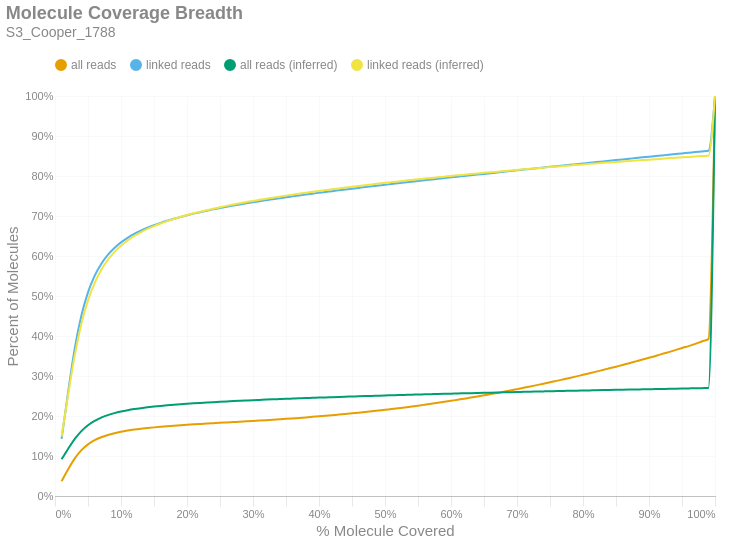

Notebook source saved alongside this figure:
### Markdown cell above
### Molecule Read Coverage
This chart shows molecule coverage breadth as computed by the number of bases aligned to that molecule. In other words, "*how much of each unique long molecule is actually sequenced/aligned?*" Keep in mind there is a distinction between sequences and alignments, since some sequences belonging to a particular molecule may not align well and wouldn't appear in the alignment data. This chart also shows molecule coverage breadth as computed by the *inferred fragment* from which the aligned sequences originate. Unlike read coverage, this calculation takes into account the total insert size, including unsequenced gaps between the forward and reverse reads. Like the previous figures, these are cumulative percents.

### Code cell
if SKIPLR:
    print_html(f"Skipped")
else:
    binned_df = consolidated_hist(valids['coverage_bp'], mask, 0.01, True)
    binned_df_inf = consolidated_hist(valids['coverage_inserts'], mask, 0.01, True)
    binned_df = binned_df.with_columns(pl.lit(binned_df_inf['all reads (cumsum)']).alias('all reads (inferred)'))
    binned_df = binned_df.with_columns(pl.lit(binned_df_inf['linked reads (cumsum)']).alias('linked reads (inferred)'))
    binned_df = binned_df.with_columns(
        (pl.col('bin').cast(pl.Float64) + 0.01).alias('right_edge')
    )

    with SafeRender(binned_df):
        (
            density_plot(binned_df, 'Molecule Coverage Breadth', samplename, 'molcov', ['all reads (inferred)','linked reads (inferred)'])
            .encode(
                #x=alt.X('bin:Q', title="% Molecule Covered").axis(format = '%').scale(padding=0),
                x=alt.X('right_edge:Q', title="% Molecule Covered").axis(format='%').scale(padding=0),
                y=alt.Y('value:Q', title='Percent of Molecules')
                    .axis(format='%')
                    .stack(False)
                    .scale(domainMin=0, padding=0),
                color=alt.Color("key:N").scale(domain = ["all reads", "linked reads", "all reads (inferred)", "linked reads (inferred)"]),
                tooltip = [
                    alt.Tooltip("key:N", title = "Data Type"),
                    alt.Tooltip("range_label:N", title="% Molecule Covered"),
                    alt.Tooltip("value:Q", format = ".2%", title="% Molecules")
                ]
            )
        ).display()

### Figure 1 — Vega-Lite specification as saved in the notebook (floating-point values rounded to 4 significant figures)
{"width": "container", "height": 400, "config": {"title": {"anchor": "start", "dy": -15, "fontSize": 18, "color": "#888888", "subtitleColor": "#888888", "subtitleFontSize": 14}, "arc": {"fill": "#0072B2"}, "axis": {"domainColor": "#888888", "domainWidth": 0.5, "gridWidth": 0.2, "grid": false, "titleFontWeight": 400, "titleFontSize": 15, "labelFontSize": 11, "labelColor": "#888888", "tickColor": "#888888", "tickWidth": 0.2, "titleColor": "#888888"}, "axisBand": {"grid": false}, "axisX": {"grid": true, "tickSize": 10, "domainCap": "round"}, "axisY": {"domain": false, "grid": true, "tickSize": 0, "domainCap": "round"}, "background": "transparent", "header": {"labelFontSize": 15, "labelColor": "#888888", "titleFontSize": 15, "titleFontWeight": 600, "titleColor": "#888888"}, "legend": {"labelFont": "sans-serif", "labelFontSize": 12, "labelColor": "#888888", "symbolSize": 100, "symbolType": "circle", "titleFontSize": 12, "titlePadding": 10, "titleColor": "#888888", "title": null, "orient": "top"}, "range": {"category": ["#E69F00", "#56B4E9", "#009E73", "#F0E442", "#0072B2", "#D55E00", "#CC79A7", "#000000"], "diverging": ["#cfe8f3", "#a2d4ec", "#73bfe2", "#46abdb", "#1696d2", "#12719e"]}, "area": {"fill": "#0072B2", "fillOpacity": 0.7, "line": true, "strokeOpacity": 0.7}, "line": {"color": "#0072B2", "stroke": "#0072B2", "strokeWidth": 2}, "trail": {"color": "#0072B2", "stroke": "#0072B2", "strokeWidth": 0, "size": 1}, "point": {"filled": true, "fillOpacity": 1.0, "size": 95}, "text": {"color": "#888888", "fontSize": 11, "align": "right", "fontWeight": 400, "size": 11}, "bar": {"fill": "#0072B2", "stroke": null}, "view": {"stroke": null, "continuousWidth": 660, "continuousHeight": 400}}, "data": {"name": "data-aa7389e008ef4c29d6e9eaccc91be09f"}, "mark": {"type": "line", "interpolate": "monotone", "point": {"opacity": 0, "size": 275}}, "encoding": {"color": {"field": "key", "scale": {"domain": ["all reads", "linked reads", "all reads (inferred)", "linked reads (inferred)"]}, "type": "nominal"}, "tooltip": [{"field": "key", "title": "Data Type", "type": "nominal"}, {"field": "range_label", "title": "% Molecule Covered", "type": "nominal"}, {"field": "value", "format": ".2%", "title": "% Molecules", "type": "quantitative"}], "x": {"axis": {"format": "%"}, "field": "right_edge", "scale": {"padding": 0}, "title": "% Molecule Covered", "type": "quantitative"}, "y": {"axis": {"format": "%"}, "field": "value", "scale": {"domainMin": 0, "padding": 0}, "stack": false, "title": "Percent of Molecules", "type": "quantitative"}}, "params": [{"name": "param_c36ac31b6afebe62", "select": {"type": "point", "fields": ["key"]}, "bind": "legend"}], "title": {"text": "Molecule Coverage Breadth", "subtitle": "S3_Cooper_1788"}, "transform": [{"fold": ["all reads (cumsum)", "linked reads (cumsum)", "all reads (inferred)", "linked reads (inferred)"]}, {"calculate": "replace(datum.key, ' (cumsum)', '')", "as": "key"}, {"filter": {"param": "param_c36ac31b6afebe62"}}], "usermeta": {"embedOptions": {"downloadFileName": "S3_Cooper_1788.molcov"}}, "$schema": "https://vega.github.io/schema/vega-lite/v6.1.0.json", "datasets": {"data-aa7389e008ef4c29d6e9eaccc91be09f": [{"bin": "0.0", "interval": "0.0-0.01", "all reads": 0.03709, "linked reads": 0.1426, "all reads (cumsum)": 0.03709, "linked reads (cumsum)": 0.1426, "range_label": "0.0-0.01", "all reads (inferred)": 0.0917, "linked reads (inferred)": 0.1487, "right_edge": 0.01}, {"bin": "0.01", "interval": "0.01-0.02", "all reads": 0.02986, "linked reads": 0.1187, "all reads (cumsum)": 0.06695, "linked reads (cumsum)": 0.2613, "range_label": "0.01-0.02", "all reads (inferred)": 0.1182, "linked reads (inferred)": 0.2544, "right_edge": 0.02}, {"bin": "0.02", "interval": "0.02-0.03", "all reads": 0.02713, "linked reads": 0.1082, "all reads (cumsum)": 0.09408, "linked reads (cumsum)": 0.3694, "range_label": "0.02-0.03", "all reads (inferred)": 0.1429, "linked reads (inferred)": 0.3528, "right_edge": 0.03}, {"bin": "0.03", "interval": "0.03-0.04", "all reads": 0.02046, "linked reads": 0.08155, "all reads (cumsum)": 0.1145, "linked reads (cumsum)": 0.451, "range_label": "0.03-0.04", "all reads (inferred)": 0.1623, "linked reads (inferred)": 0.4307, "right_edge": 0.04}, {"bin": "0.04", "interval": "0.04-0.05", "all reads": 0.01455, "linked reads": 0.05802, "all reads (cumsum)": 0.1291, "linked reads (cumsum)": 0.509, "range_label": "0.04-0.05", "all reads (inferred)": 0.1769, "linked reads (inferred)": 0.4888, "right_edge": 0.05}, {"bin": "0.05", "interval": "0.05-0.06", "all reads": 0.0104, "linked reads": 0.04137, "all reads (cumsum)": 0.1395, "linked reads (cumsum)": 0.5504, "range_label": "0.05-0.06", "all reads (inferred)": 0.1877, "linked reads (inferred)": 0.5321, "right_edge": 0.06}, {"bin": "0.06", "interval": "0.06-0.07", "all reads": 0.007466, "linked reads": 0.0297, "all reads (cumsum)": 0.1469, "linked reads (cumsum)": 0.5801, "range_label": "0.06-0.07", "all reads (inferred)": 0.1959, "linked reads (inferred)": 0.565, "right_edge": 0.07}, {"bin": "0.07", "interval": "0.07-0.08", "all reads": 0.005686, "linked reads": 0.02257, "all reads (cumsum)": 0.1526, "linked reads (cumsum)": 0.6027, "range_label": "0.07-0.08", "all reads (inferred)": 0.2022, "linked reads (inferred)": 0.59, "right_edge": 0.08}, {"bin": "0.08", "interval": "0.08-0.09", "all reads": 0.004389, "linked reads": 0.01739, "all reads (cumsum)": 0.157, "linked reads (cumsum)": 0.6201, "range_label": "0.08-0.09", "all reads (inferred)": 0.2072, "linked reads (inferred)": 0.6098, "right_edge": 0.09}, {"bin": "0.09", "interval": "0.09-0.1", "all reads": 0.003574, "linked reads": 0.01411, "all reads (cumsum)": 0.1606, "linked reads (cumsum)": 0.6342, "range_label": "0.09-0.1", "all reads (inferred)": 0.2112, "linked reads (inferred)": 0.6257, "right_edge": 0.1}, {"bin": "0.1", "interval": "0.1-0.11", "all reads": 0.002883, "linked reads": 0.01134, "all reads (cumsum)": 0.1635, "linked reads (cumsum)": 0.6455, "range_label": "0.1-0.11", "all reads (inferred)": 0.2145, "linked reads (inferred)": 0.6389, "right_edge": 0.11}, {"bin": "0.11", "interval": "0.11-0.12", "all reads": 0.002499, "linked reads": 0.009833, "all reads (cumsum)": 0.166, "linked reads (cumsum)": 0.6553, "range_label": "0.11-0.12", "all reads (inferred)": 0.2173, "linked reads (inferred)": 0.65, "right_edge": 0.12}, {"bin": "0.12", "interval": "0.12-0.13", "all reads": 0.002079, "linked reads": 0.008144, "all reads (cumsum)": 0.1681, "linked reads (cumsum)": 0.6635, "range_label": "0.12-0.13", "all reads (inferred)": 0.2196, "linked reads (inferred)": 0.6594, "right_edge": 0.13}, {"bin": "0.13", "interval": "0.13-0.14", "all reads": 0.001847, "linked reads": 0.007207, "all reads (cumsum)": 0.1699, "linked reads (cumsum)": 0.6707, "range_label": "0.13-0.14", "all reads (inferred)": 0.2217, "linked reads (inferred)": 0.6676, "right_edge": 0.14}, {"bin": "0.14", "interval": "0.14-0.15", "all reads": 0.001661, "linked reads": 0.006457, "all reads (cumsum)": 0.1716, "linked reads (cumsum)": 0.6772, "range_label": "0.14-0.15", "all reads (inferred)": 0.2235, "linked reads (inferred)": 0.6748, "right_edge": 0.15}, {"bin": "0.15", "interval": "0.15-0.16", "all reads": 0.001481, "linked reads": 0.005746, "all reads (cumsum)": 0.173, "linked reads (cumsum)": 0.6829, "range_label": "0.15-0.16", "all reads (inferred)": 0.2252, "linked reads (inferred)": 0.6813, "right_edge": 0.16}, {"bin": "0.16", "interval": "0.16-0.17", "all reads": 0.001368, "linked reads": 0.005285, "all reads (cumsum)": 0.1744, "linked reads (cumsum)": 0.6882, "range_label": "0.16-0.17", "all reads (inferred)": 0.2266, "linked reads (inferred)": 0.6871, "right_edge": 0.17}, {"bin": "0.17", "interval": "0.17-0.18", "all reads": 0.001297, "linked reads": 0.004935, "all reads (cumsum)": 0.1757, "linked reads (cumsum)": 0.6931, "range_label": "0.17-0.18", "all reads (inferred)": 0.228, "linked reads (inferred)": 0.6926, "right_edge": 0.18}, {"bin": "0.18", "interval": "0.18-0.19", "all reads": 0.001209, "linked reads": 0.004595, "all reads (cumsum)": 0.1769, "linked reads (cumsum)": 0.6977, "range_label": "0.18-0.19", "all reads (inferred)": 0.2293, "linked reads (inferred)": 0.6976, "right_edge": 0.19}, {"bin": "0.19", "interval": "0.19-0.2", "all reads": 0.001124, "linked reads": 0.004221, "all reads (cumsum)": 0.178, "linked reads (cumsum)": 0.7019, "range_label": "0.19-0.2", "all reads (inferred)": 0.2305, "linked reads (inferred)": 0.7024, "right_edge": 0.2}, {"bin": "0.2", "interval": "0.2-0.21", "all reads": 0.001057, "linked reads": 0.003936, "all reads (cumsum)": 0.1791, "linked reads (cumsum)": 0.7059, "range_label": "0.2-0.21", "all reads (inferred)": 0.2316, "linked reads (inferred)": 0.7067, "right_edge": 0.21}, {"bin": "0.21", "interval": "0.21-0.22", "all reads": 0.001016, "linked reads": 0.003744, "all reads (cumsum)": 0.1801, "linked reads (cumsum)": 0.7096, "range_label": "0.21-0.22", "all reads (inferred)": 0.2326, "linked reads (inferred)": 0.7107, "right_edge": 0.22}, {"bin": "0.22", "interval": "0.22-0.23", "all reads": 0.000997, "linked reads": 0.003642, "all reads (cumsum)": 0.1811, "linked reads (cumsum)": 0.7133, "range_label": "0.22-0.23", "all reads (inferred)": 0.2336, "linked reads (inferred)": 0.7145, "right_edge": 0.23}, {"bin": "0.23", "interval": "0.23-0.24", "all reads": 0.0009452, "linked reads": 0.003402, "all reads (cumsum)": 0.1821, "linked reads (cumsum)": 0.7167, "range_label": "0.23-0.24", "all reads (inferred)": 0.2346, "linked reads (inferred)": 0.7182, "right_edge": 0.24}, {"bin": "0.24", "interval": "0.24-0.25", "all reads": 0.0009359, "linked reads": 0.003288, "all reads (cumsum)": 0.183, "linked reads (cumsum)": 0.7199, "range_label": "0.24-0.25", "all reads (inferred)": 0.2355, "linked reads (inferred)": 0.7218, "right_edge": 0.25}, {"bin": "0.25", "interval": "0.25-0.26", "all reads": 0.0008609, "linked reads": 0.003013, "all reads (cumsum)": 0.1839, "linked reads (cumsum)": 0.723, "range_label": "0.25-0.26", "all reads (inferred)": 0.2364, "linked reads (inferred)": 0.7253, "right_edge": 0.26}, {"bin": "0.26", "interval": "0.26-0.27", "all reads": 0.0009029, "linked reads": 0.003064, "all reads (cumsum)": 0.1848, "linked reads (cumsum)": 0.726, "range_label": "0.26-0.27", "all reads (inferred)": 0.2372, "linked reads (inferred)": 0.7286, "right_edge": 0.27}, {"bin": "0.27", "interval": "0.27-0.28", "all reads": 0.0008967, "linked reads": 0.002871, "all reads (cumsum)": 0.1857, "linked reads (cumsum)": 0.7289, "range_label": "0.27-0.28", "all reads (inferred)": 0.238, "linked reads (inferred)": 0.7317, "right_edge": 0.28}, {"bin": "0.28", "interval": "0.28-0.29", "all reads": 0.0009263, "linked reads": 0.002772, "all reads (cumsum)": 0.1866, "linked reads (cumsum)": 0.7317, "range_label": "0.28-0.29", "all reads (inferred)": 0.2388, "linked reads (inferred)": 0.7348, "right_edge": 0.29}, {"bin": "0.29", "interval": "0.29-0.3", "all reads": 0.000951, "linked reads": 0.002718, "all reads (cumsum)": 0.1875, "linked reads (cumsum)": 0.7344, "range_label": "0.29-0.3", "all reads (inferred)": 0.2395, "linked reads (inferred)": 0.7377, "right_edge": 0.3}, {"bin": "0.3", "interval": "0.3-0.31", "all reads": 0.0009905, "linked reads": 0.00269, "all reads (cumsum)": 0.1885, "linked reads (cumsum)": 0.7371, "range_label": "0.3-0.31", "all reads (inferred)": 0.2402, "linked reads (inferred)": 0.7405, "right_edge": 0.31}, {"bin": "0.31", "interval": "0.31-0.32", "all reads": 0.001038, "linked reads": 0.00251, "all reads (cumsum)": 0.1896, "linked reads (cumsum)": 0.7396, "range_label": "0.31-0.32", "all reads (inferred)": 0.241, "linked reads (inferred)": 0.7432, "right_edge": 0.32}, {"bin": "0.32", "interval": "0.32-0.33", "all reads": 0.001065, "linked reads": 0.002447, "all reads (cumsum)": 0.1906, "linked reads (cumsum)": 0.742, "range_label": "0.32-0.33", "all reads (inferred)": 0.2416, "linked reads (inferred)": 0.7459, "right_edge": 0.33}, {"bin": "0.33", "interval": "0.33-0.34", "all reads": 0.00109, "linked reads": 0.002428, "all reads (cumsum)": 0.1917, "linked reads (cumsum)": 0.7445, "range_label": "0.33-0.34", "all reads (inferred)": 0.2423, "linked reads (inferred)": 0.7484, "right_edge": 0.34}, {"bin": "0.34", "interval": "0.34-0.35", "all reads": 0.001118, "linked reads": 0.002323, "all reads (cumsum)": 0.1928, "linked reads (cumsum)": 0.7468, "range_label": "0.34-0.35", "all reads (inferred)": 0.2429, "linked reads (inferred)": 0.7509, "right_edge": 0.35}, {"bin": "0.35", "interval": "0.35-0.36", "all reads": 0.00118, "linked reads": 0.002372, "all reads (cumsum)": 0.194, "linked reads (cumsum)": 0.7492, "range_label": "0.35-0.36", "all reads (inferred)": 0.2436, "linked reads (inferred)": 0.7533, "right_edge": 0.36}, {"bin": "0.36", "interval": "0.36-0.37", "all reads": 0.001217, "linked reads": 0.002216, "all reads (cumsum)": 0.1952, "linked reads (cumsum)": 0.7514, "range_label": "0.36-0.37", "all reads (inferred)": 0.2442, "linked reads (inferred)": 0.7557, "right_edge": 0.37}, {"bin": "0.37", "interval": "0.37-0.38", "all reads": 0.001259, "linked reads": 0.002229, "all reads (cumsum)": 0.1965, "linked reads (cumsum)": 0.7536, "range_label": "0.37-0.38", "all reads (inferred)": 0.2448, "linked reads (inferred)": 0.7581, "right_edge": 0.38}, {"bin": "0.38", "interval": "0.38-0.39", "all reads": 0.00135, "linked reads": 0.002245, "all reads (cumsum)": 0.1978, "linked reads (cumsum)": 0.7558, "range_label": "0.38-0.39", "all reads (inferred)": 0.2454, "linked reads (inferred)": 0.7603, "right_edge": 0.39}, {"bin": "0.39", "interval": "0.39-0.4", "all reads": 0.001401, "linked reads": 0.002242, "all reads (cumsum)": 0.1992, "linked reads (cumsum)": 0.7581, "range_label": "0.39-0.4", "all reads (inferred)": 0.246, "linked reads (inferred)": 0.7627, "right_edge": 0.4}, {"bin": "0.4", "interval": "0.4-0.41", "all reads": 0.001355, "linked reads": 0.002073, "all reads (cumsum)": 0.2006, "linked reads (cumsum)": 0.7602, "range_label": "0.4-0.41", "all reads (inferred)": 0.2465, "linked reads (inferred)": 0.7647, "right_edge": 0.41}, {"bin": "0.41", "interval": "0.41-0.42", "all reads": 0.001424, "linked reads": 0.001969, "all reads (cumsum)": 0.202, "linked reads (cumsum)": 0.7621, "range_label": "0.41-0.42", "all reads (inferred)": 0.2471, "linked reads (inferred)": 0.7669, "right_edge": 0.42}, {"bin": "0.42", "interval": "0.42-0.43", "all reads": 0.001519, "linked reads": 0.002052, "all reads (cumsum)": 0.2035, "linked reads (cumsum)": 0.7642, "range_label": "0.42-0.43", "all reads (inferred)": 0.2476, "linked reads (inferred)": 0.769, "right_edge": 0.43}, {"bin": "0.43", "interval": "0.43-0.44", "all reads": 0.001554, "linked reads": 0.00206, "all reads (cumsum)": 0.2051, "linked reads (cumsum)": 0.7662, "range_label": "0.43-0.44", "all reads (inferred)": 0.2482, "linked reads (inferred)": 0.771, "right_edge": 0.44}, {"bin": "0.44", "interval": "0.44-0.45", "all reads": 0.001605, "linked reads": 0.002036, "all reads (cumsum)": 0.2067, "linked reads (cumsum)": 0.7683, "range_label": "0.44-0.45", "all reads (inferred)": 0.2487, "linked reads (inferred)": 0.773, "right_edge": 0.45}, {"bin": "0.45", "interval": "0.45-0.46", "all reads": 0.001647, "linked reads": 0.002006, "all reads (cumsum)": 0.2083, "linked reads (cumsum)": 0.7703, "range_label": "0.45-0.46", "all reads (inferred)": 0.2493, "linked reads (inferred)": 0.7751, "right_edge": 0.46}, {"bin": "0.46", "interval": "0.46-0.47", "all reads": 0.001708, "linked reads": 0.002005, "all reads (cumsum)": 0.2101, "linked reads (cumsum)": 0.7723, "range_label": "0.46-0.47", "all reads (inferred)": 0.2498, "linked reads (inferred)": 0.7771, "right_edge": 0.47}, {"bin": "0.47", "interval": "0.47-0.48", "all reads": 0.001765, "linked reads": 0.001953, "all reads (cumsum)": 0.2118, "linked reads (cumsum)": 0.7742, "range_label": "0.47-0.48", "all reads (inferred)": 0.2503, "linked reads (inferred)": 0.779, "right_edge": 0.48}, {"bin": "0.48", "interval": "0.48-0.49", "all reads": 0.001803, "linked reads": 0.001874, "all reads (cumsum)": 0.2136, "linked reads (cumsum)": 0.7761, "range_label": "0.48-0.49", "all reads (inferred)": 0.2508, "linked reads (inferred)": 0.781, "right_edge": 0.49}, {"bin": "0.49", "interval": "0.49-0.5", "all reads": 0.002009, "linked reads": 0.001997, "all reads (cumsum)": 0.2156, "linked reads (cumsum)": 0.7781, "range_label": "0.49-0.5", "all reads (inferred)": 0.2513, "linked reads (inferred)": 0.7829, "right_edge": 0.5}, {"bin": "0.5", "interval": "0.5-0.51", "all reads": 0.001791, "linked reads": 0.001802, "all reads (cumsum)": 0.2174, "linked reads (cumsum)": 0.7799, "range_label": "0.5-0.51", "all reads (inferred)": 0.2518, "linked reads (inferred)": 0.7847, "right_edge": 0.51}, {"bin": "0.51", "interval": "0.51-0.52", "all reads": 0.002056, "linked reads": 0.001943, "all reads (cumsum)": 0.2195, "linked reads (cumsum)": 0.7819, "range_label": "0.51-0.52", "all reads (inferred)": 0.2523, "linked reads (inferred)": 0.7865, "right_edge": 0.52}, {"bin": "0.52", "interval": "0.52-0.53", "all reads": 0.002044, "linked reads": 0.001861, "all reads (cumsum)": 0.2215, "linked reads (cumsum)": 0.7837, "range_label": "0.52-0.53", "all reads (inferred)": 0.2528, "linked reads (inferred)": 0.7883, "right_edge": 0.53}, {"bin": "0.53", "interval": "0.53-0.54", "all reads": 0.002158, "linked reads": 0.001835, "all reads (cumsum)": 0.2237, "linked reads (cumsum)": 0.7855, "range_label": "0.53-0.54", "all reads (inferred)": 0.2532, "linked reads (inferred)": 0.7901, "right_edge": 0.54}, {"bin": "0.54", "interval": "0.54-0.55", "all reads": 0.002207, "linked reads": 0.001855, "all reads (cumsum)": 0.2259, "linked reads (cumsum)": 0.7874, "range_label": "0.54-0.55", "all reads (inferred)": 0.2537, "linked reads (inferred)": 0.7917, "right_edge": 0.55}, {"bin": "0.55", "interval": "0.55-0.56", "all reads": 0.002326, "linked reads": 0.001802, "all reads (cumsum)": 0.2282, "linked reads (cumsum)": 0.7892, "range_label": "0.55-0.56", "all reads (inferred)": 0.2541, "linked reads (inferred)": 0.7935, "right_edge": 0.56}, {"bin": "0.56", "interval": "0.56-0.57", "all reads": 0.002368, "linked reads": 0.001805, "all reads (cumsum)": 0.2306, "linked reads (cumsum)": 0.791, "range_label": "0.56-0.57", "all reads (inferred)": 0.2546, "linked reads (inferred)": 0.7951, "right_edge": 0.57}, {"bin": "0.57", "interval": "0.57-0.58", "all reads": 0.002391, "linked reads": 0.001861, "all reads (cumsum)": 0.233, "linked reads (cumsum)": 0.7929, "range_label": "0.57-0.58", "all reads (inferred)": 0.255, "linked reads (inferred)": 0.7968, "right_edge": 0.58}, {"bin": "0.58", "interval": "0.58-0.59", "all reads": 0.00249, "linked reads": 0.001832, "all reads (cumsum)": 0.2355, "linked reads (cumsum)": 0.7947, "range_label": "0.58-0.59", "all reads (inferred)": 0.2554, "linked reads (inferred)": 0.7984, "right_edge": 0.59}, {"bin": "0.59", "interval": "0.59-0.6", "all reads": 0.002586, "linked reads": 0.001863, "all reads (cumsum)": 0.238, "linked reads (cumsum)": 0.7966, "range_label": "0.59-0.6", "all reads (inferred)": 0.2559, "linked reads (inferred)": 0.8001, "right_edge": 0.6}, {"bin": "0.6", "interval": "0.6-0.61", "all reads": 0.002512, "linked reads": 0.001718, "all reads (cumsum)": 0.2406, "linked reads (cumsum)": 0.7983, "range_label": "0.6-0.61", "all reads (inferred)": 0.2563, "linked reads (inferred)": 0.8016, "right_edge": 0.61}, {"bin": "0.61", "interval": "0.61-0.62", "all reads": 0.002732, "linked reads": 0.0018, "all reads (cumsum)": 0.2433, "linked reads (cumsum)": 0.8001, "range_label": "0.61-0.62", "all reads (inferred)": 0.2567, "linked reads (inferred)": 0.8032, "right_edge": 0.62}, {"bin": "0.62", "interval": "0.62-0.63", "all reads": 0.002687, "linked reads": 0.001672, "all reads (cumsum)": 0.246, "linked reads (cumsum)": 0.8018, "range_label": "0.62-0.63", "all reads (inferred)": 0.2572, "linked reads (inferred)": 0.8048, "right_edge": 0.63}, {"bin": "0.63", "interval": "0.63-0.64", "all reads": 0.002761, "linked reads": 0.001731, "all reads (cumsum)": 0.2487, "linked reads (cumsum)": 0.8035, "range_label": "0.63-0.64", "all reads (inferred)": 0.2576, "linked reads (inferred)": 0.8064, "right_edge": 0.64}, {"bin": "0.64", "interval": "0.64-0.65", "all reads": 0.002868, "linked reads": 0.001806, "all reads (cumsum)": 0.2516, "linked reads (cumsum)": 0.8053, "range_label": "0.64-0.65", "all reads (inferred)": 0.258, "linked reads (inferred)": 0.808, "right_edge": 0.65}, {"bin": "0.65", "interval": "0.65-0.66", "all reads": 0.003064, "linked reads": 0.001774, "all reads (cumsum)": 0.2547, "linked reads (cumsum)": 0.8071, "range_label": "0.65-0.66", "all reads (inferred)": 0.2584, "linked reads (inferred)": 0.8095, "right_edge": 0.66}, {"bin": "0.66", "interval": "0.66-0.67", "all reads": 0.002989, "linked reads": 0.001731, "all reads (cumsum)": 0.2577, "linked reads (cumsum)": 0.8088, "range_label": "0.66-0.67", "all reads (inferred)": 0.2588, "linked reads (inferred)": 0.8109, "right_edge": 0.67}, {"bin": "0.67", "interval": "0.67-0.68", "all reads": 0.003114, "linked reads": 0.001845, "all reads (cumsum)": 0.2608, "linked reads (cumsum)": 0.8106, "range_label": "0.67-0.68", "all reads (inferred)": 0.2592, "linked reads (inferred)": 0.8124, "right_edge": 0.68}, {"bin": "0.68", "interval": "0.68-0.69", "all reads": 0.003112, "linked reads": 0.001813, "all reads (cumsum)": 0.2639, "linked reads (cumsum)": 0.8125, "range_label": "0.68-0.69", "all reads (inferred)": 0.2596, "linked reads (inferred)": 0.8138, "right_edge": 0.69}, {"bin": "0.69", "interval": "0.69-0.7", "all reads": 0.003266, "linked reads": 0.001713, "all reads (cumsum)": 0.2672, "linked reads (cumsum)": 0.8142, "range_label": "0.69-0.7", "all reads (inferred)": 0.26, "linked reads (inferred)": 0.8152, "right_edge": 0.7}, {"bin": "0.7", "interval": "0.7-0.71", "all reads": 0.003267, "linked reads": 0.001836, "all reads (cumsum)": 0.2704, "linked reads (cumsum)": 0.816, "range_label": "0.7-0.71", "all reads (inferred)": 0.2604, "linked reads (inferred)": 0.8167, "right_edge": 0.71}, {"bin": "0.71", "interval": "0.71-0.72", "all reads": 0.00335, "linked reads": 0.001709, "all reads (cumsum)": 0.2738, "linked reads (cumsum)": 0.8177, "range_label": "0.71-0.72", "all reads (inferred)": 0.2608, "linked reads (inferred)": 0.8182, "right_edge": 0.72}, {"bin": "0.72", "interval": "0.72-0.73", "all reads": 0.003454, "linked reads": 0.001731, "all reads (cumsum)": 0.2772, "linked reads (cumsum)": 0.8194, "range_label": "0.72-0.73", "all reads (inferred)": 0.2611, "linked reads (inferred)": 0.8195, "right_edge": 0.73}, {"bin": "0.73", "interval": "0.73-0.74", "all reads": 0.003444, "linked reads": 0.001755, "all reads (cumsum)": 0.2807, "linked reads (cumsum)": 0.8212, "range_label": "0.73-0.74", "all reads (inferred)": 0.2615, "linked reads (inferred)": 0.8209, "right_edge": 0.74}, {"bin": "0.74", "interval": "0.74-0.75", "all reads": 0.00369, "linked reads": 0.001676, "all reads (cumsum)": 0.2844, "linked reads (cumsum)": 0.8229, "range_label": "0.74-0.75", "all reads (inferred)": 0.2619, "linked reads (inferred)": 0.8223, "right_edge": 0.75}, {"bin": "0.75", "interval": "0.75-0.76", "all reads": 0.003467, "linked reads": 0.001694, "all reads (cumsum)": 0.2878, "linked reads (cumsum)": 0.8246, "range_label": "0.75-0.76", "all reads (inferred)": 0.2622, "linked reads (inferred)": 0.8237, "right_edge": 0.76}, {"bin": "0.76", "interval": "0.76-0.77", "all reads": 0.003647, "linked reads": 0.001646, "all reads (cumsum)": 0.2915, "linked reads (cumsum)": 0.8262, "range_label": "0.76-0.77", "all reads (inferred)": 0.2626, "linked reads (inferred)": 0.825, "right_edge": 0.77}, {"bin": "0.77", "interval": "0.77-0.78", "all reads": 0.00371, "linked reads": 0.001657, "all reads (cumsum)": 0.2952, "linked reads (cumsum)": 0.8279, "range_label": "0.77-0.78", "all reads (inferred)": 0.263, "linked reads (inferred)": 0.8264, "right_edge": 0.78}, {"bin": "0.78", "interval": "0.78-0.79", "all reads": 0.003847, "linked reads": 0.001746, "all reads (cumsum)": 0.299, "linked reads (cumsum)": 0.8296, "range_label": "0.78-0.79", "all reads (inferred)": 0.2633, "linked reads (inferred)": 0.8277, "right_edge": 0.79}, {"bin": "0.79", "interval": "0.79-0.8", "all reads": 0.004026, "linked reads": 0.001723, "all reads (cumsum)": 0.3031, "linked reads (cumsum)": 0.8313, "range_label": "0.79-0.8", "all reads (inferred)": 0.2637, "linked reads (inferred)": 0.829, "right_edge": 0.8}, {"bin": "0.8", "interval": "0.8-0.81", "all reads": 0.003823, "linked reads": 0.001623, "all reads (cumsum)": 0.3069, "linked reads (cumsum)": 0.833, "range_label": "0.8-0.81", "all reads (inferred)": 0.264, "linked reads (inferred)": 0.8303, "right_edge": 0.81}, {"bin": "0.81", "interval": "0.81-0.82", "all reads": 0.003992, "linked reads": 0.001809, "all reads (cumsum)": 0.3109, "linked reads (cumsum)": 0.8348, "range_label": "0.81-0.82", "all reads (inferred)": 0.2644, "linked reads (inferred)": 0.8316, "right_edge": 0.82}, {"bin": "0.82", "interval": "0.82-0.83", "all reads": 0.004126, "linked reads": 0.001641, "all reads (cumsum)": 0.315, "linked reads (cumsum)": 0.8364, "range_label": "0.82-0.83", "all reads (inferred)": 0.2647, "linked reads (inferred)": 0.8328, "right_edge": 0.83}, {"bin": "0.83", "interval": "0.83-0.84", "all reads": 0.00416, "linked reads": 0.001667, "all reads (cumsum)": 0.3192, "linked reads (cumsum)": 0.8381, "range_label": "0.83-0.84", "all reads (inferred)": 0.265, "linked reads (inferred)": 0.834, "right_edge": 0.84}, {"bin": "0.84", "interval": "0.84-0.85", "all reads": 0.00416, "linked reads": 0.001687, "all reads (cumsum)": 0.3233, "linked reads (cumsum)": 0.8398, "range_label": "0.84-0.85", "all reads (inferred)": 0.2654, "linked reads (inferred)": 0.8351, "right_edge": 0.85}, {"bin": "0.85", "interval": "0.85-0.86", "all reads": 0.004376, "linked reads": 0.001718, "all reads (cumsum)": 0.3277, "linked reads (cumsum)": 0.8415, "range_label": "0.85-0.86", "all reads (inferred)": 0.2657, "linked reads (inferred)": 0.8363, "right_edge": 0.86}, {"bin": "0.86", "interval": "0.86-0.87", "all reads": 0.004339, "linked reads": 0.001708, "all reads (cumsum)": 0.332, "linked reads (cumsum)": 0.8432, "range_label": "0.86-0.87", "all reads (inferred)": 0.266, "linked reads (inferred)": 0.8374, "right_edge": 0.87}, {"bin": "0.87", "interval": "0.87-0.88", "all reads": 0.004532, "linked reads": 0.001698, "all reads (cumsum)": 0.3366, "linked reads (cumsum)": 0.8449, "range_label": "0.87-0.88", "all reads (inferred)": 0.2663, "linked reads (inferred)": 0.8386, "right_edge": 0.88}, {"bin": "0.88", "interval": "0.88-0.89", "all reads": 0.004517, "linked reads": 0.001707, "all reads (cumsum)": 0.3411, "linked reads (cumsum)": 0.8466, "range_label": "0.88-0.89", "all reads (inferred)": 0.2666, "linked reads (inferred)": 0.8398, "right_edge": 0.89}, {"bin": "0.89", "interval": "0.89-0.9", "all reads": 0.004636, "linked reads": 0.0016, "all reads (cumsum)": 0.3457, "linked reads (cumsum)": 0.8482, "range_label": "0.89-0.9", "all reads (inferred)": 0.2669, "linked reads (inferred)": 0.8409, "right_edge": 0.9}, {"bin": "0.9", "interval": "0.9-0.91", "all reads": 0.004414, "linked reads": 0.001661, "all reads (cumsum)": 0.3501, "linked reads (cumsum)": 0.8499, "range_label": "0.9-0.91", "all reads (inferred)": 0.2673, "linked reads (inferred)": 0.8421, "right_edge": 0.91}, {"bin": "0.91", "interval": "0.91-0.92", "all reads": 0.005105, "linked reads": 0.001688, "all reads (cumsum)": 0.3552, "linked reads (cumsum)": 0.8515, "range_label": "0.91-0.92", "all reads (inferred)": 0.2676, "linked reads (inferred)": 0.8432, "right_edge": 0.92}, {"bin": "0.92", "interval": "0.92-0.93", "all reads": 0.004545, "linked reads": 0.0017, "all reads (cumsum)": 0.3598, "linked reads (cumsum)": 0.8532, "range_label": "0.92-0.93", "all reads (inferred)": 0.2679, "linked reads (inferred)": 0.8443, "right_edge": 0.93}, {"bin": "0.93", "interval": "0.93-0.94", "all reads": 0.005012, "linked reads": 0.001625, "all reads (cumsum)": 0.3648, "linked reads (cumsum)": 0.8549, "range_label": "0.93-0.94", "all reads (inferred)": 0.2682, "linked reads (inferred)": 0.8455, "right_edge": 0.94}, {"bin": "0.94", "interval": "0.94-0.95", "all reads": 0.005394, "linked reads": 0.001633, "all reads (cumsum)": 0.3702, "linked reads (cumsum)": 0.8565, "range_label": "0.94-0.95", "all reads (inferred)": 0.2686, "linked reads (inferred)": 0.8466, "right_edge": 0.95}, {"bin": "0.95", "interval": "0.95-0.96", "all reads": 0.004607, "linked reads": 0.00156, "all reads (cumsum)": 0.3748, "linked reads (cumsum)": 0.8581, "range_label": "0.95-0.96", "all reads (inferred)": 0.2689, "linked reads (inferred)": 0.8477, "right_edge": 0.96}, {"bin": "0.96", "interval": "0.96-0.97", "all reads": 0.005481, "linked reads": 0.001676, "all reads (cumsum)": 0.3803, "linked reads (cumsum)": 0.8597, "range_label": "0.96-0.97", "all reads (inferred)": 0.2693, "linked reads (inferred)": 0.8489, "right_edge": 0.97}, {"bin": "0.97", "interval": "0.97-0.98", "all reads": 0.006125, "linked reads": 0.001535, "all reads (cumsum)": 0.3864, "linked reads (cumsum)": 0.8613, "range_label": "0.97-0.98", "all reads (inferred)": 0.2697, "linked reads (inferred)": 0.85, "right_edge": 0.98}, {"bin": "0.98", "interval": "0.98-0.99", "all reads": 0.005744, "linked reads": 0.001608, "all reads (cumsum)": 0.3921, "linked reads (cumsum)": 0.8629, "range_label": "0.98-0.99", "all reads (inferred)": 0.2701, "linked reads (inferred)": 0.8508, "right_edge": 0.99}, {"bin": "0.99", "interval": "0.99-1.0", "all reads": 0.6079, "linked reads": 0.1371, "all reads (cumsum)": 1.0, "linked reads (cumsum)": 1.0, "range_label": "0.99-1.0", "all reads (inferred)": 1.0, "linked reads (inferred)": 1.0, "right_edge": 1.0}]}}
